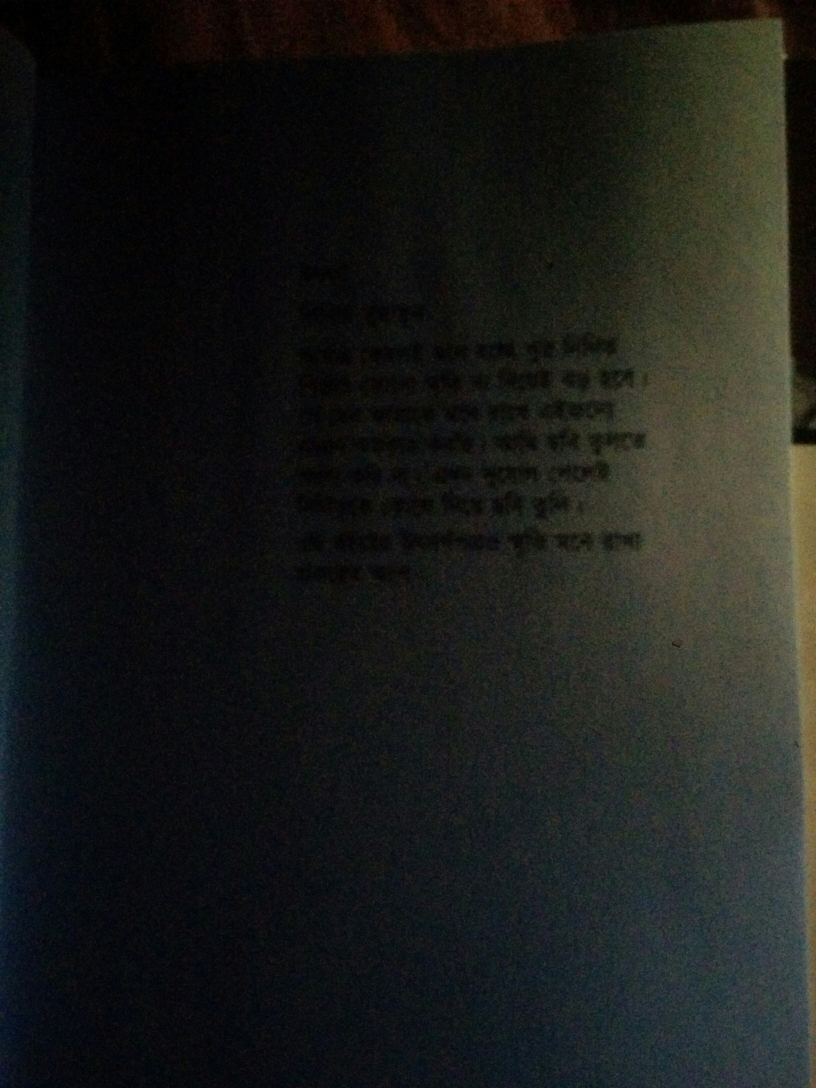
#> input picture opencv/resources/threshold.jpg, 2448 x 3264 px (shown at 1/3 size)
$ python img_threshold.py   (Python 2 division)
#> lines starting #> are read from the running program, lines starting #| are printed output that depends on the picture; after the words box and inside, x2 and y2 are one past the last pixel; in counts of white or black regions, pixels touching at a corner belong together
import numpy as np
import cv2

img = cv2.imread('../resources/threshold.jpg')
#> img is the input picture: shape (3264, 2448, 3); mean B, G, R 25.7, 28.2, 26.5
height, width, channel = img.shape
#> height = 3264; width = 2448; channel = 3

img = cv2.medianBlur(img, 5)
img = cv2.cvtColor(img, cv2.COLOR_BGR2GRAY)
#> img: shape (3264, 2448)
# img = cv2.resize(img, (600, 400))

ret, threshold = cv2.threshold(img, 15, 255, cv2.THRESH_BINARY)
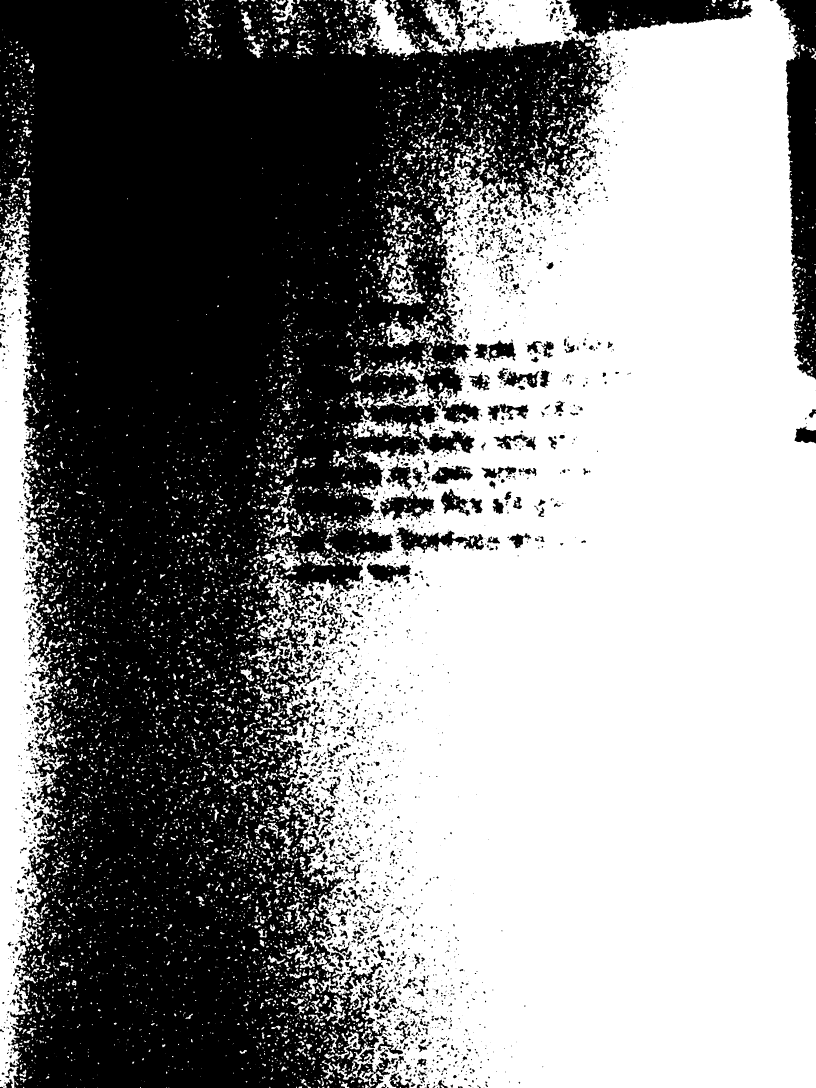
#> threshold: shape (3264, 2448) (shown at 1/3 size); 54.5% white; 3131 black regions (1831 under 20 px), largest, box (x1, y1, x2, y2) and area: (0, 0, 1835, 3264) 3324667, (2329, 0, 2448, 1139) 79610, (1698, 0, 2258, 113) 39300
# grayscaled = cv2.cvtColor(img, cv2.COLOR_BGR2GRAY)
# ret2, threshold2 = cv2.threshold(grayscaled, 12, 255, cv2.THRESH_BINARY)
a_threshold = cv2.adaptiveThreshold(img, 255, cv2.ADAPTIVE_THRESH_MEAN_C, cv2.THRESH_BINARY, 11, 2)
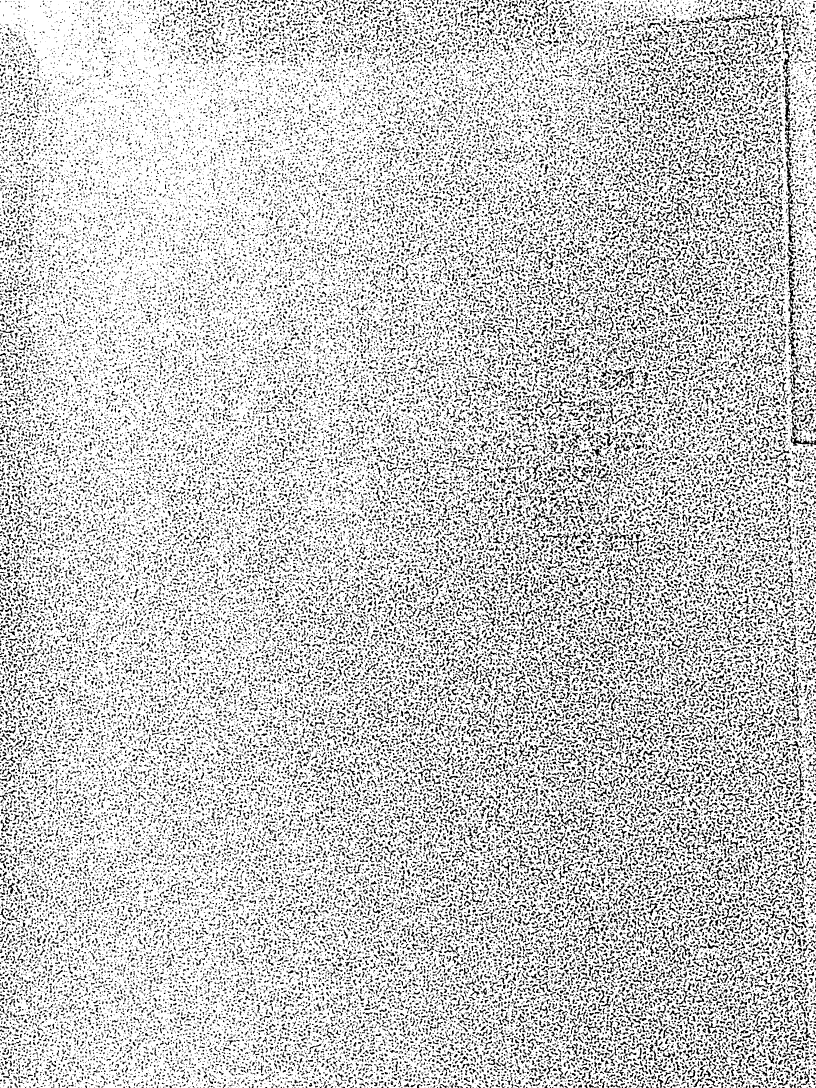
#> a_threshold: shape (3264, 2448) (shown at 1/3 size); 78% white; 67535 black regions (38872 under 20 px), largest, box (x1, y1, x2, y2) and area: (2354, 395, 2385, 614) 1847, (2351, 265, 2373, 395) 1164, (2363, 1073, 2407, 1200) 1151
g_threshold = cv2.adaptiveThreshold(img, 255, cv2.ADAPTIVE_THRESH_GAUSSIAN_C, cv2.THRESH_BINARY, 11, 2)
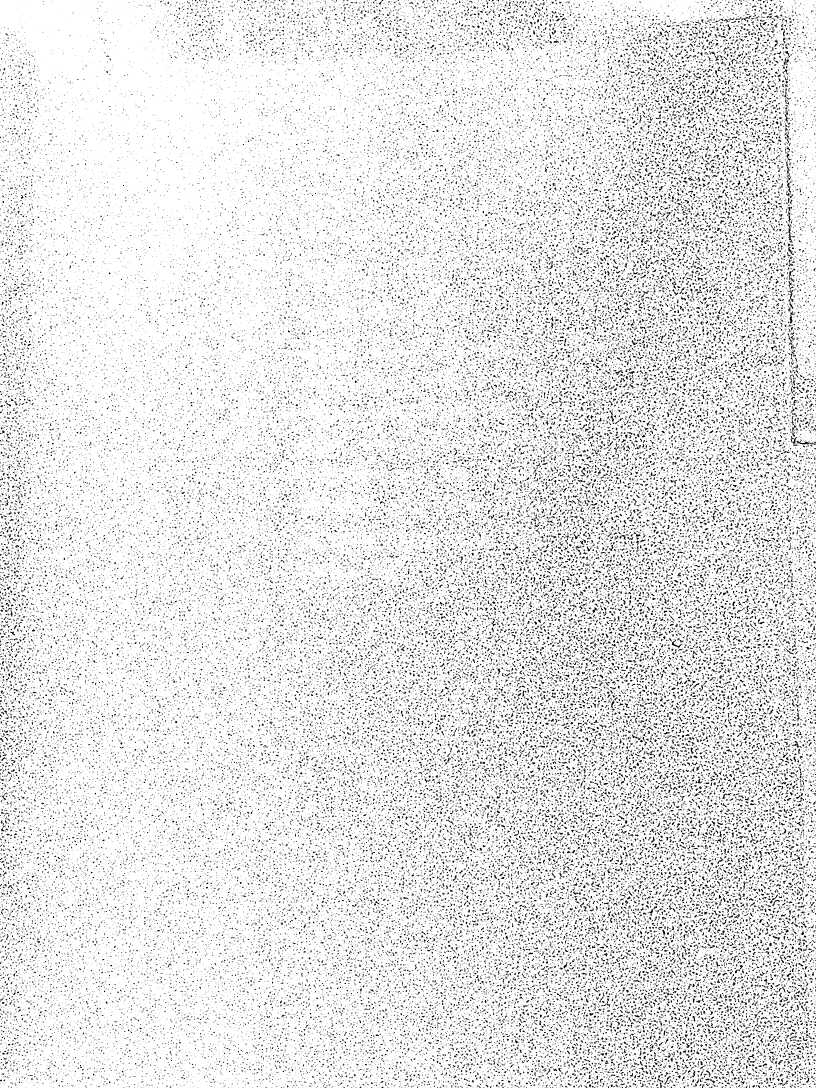
#> g_threshold: shape (3264, 2448) (shown at 1/3 size); 90.2% white; black in thin lines or dots

cv2.imshow("original", cv2.resize(img, (400*(height/width), 400)))
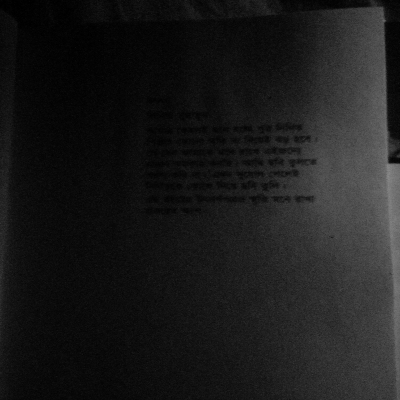
#> window 'original': shape (400, 400); min 0, max 138, mean 27.2
cv2.imshow("threshold", cv2.resize(threshold, (400*(height/width), 400)))
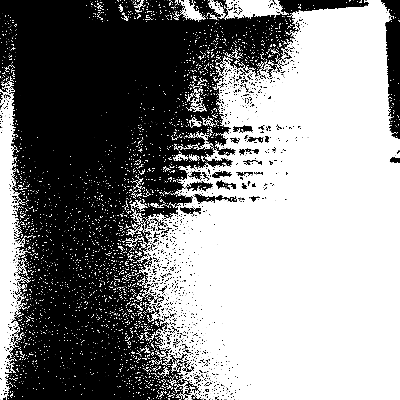
#> window 'threshold': shape (400, 400); min 0, max 255, mean 139
cv2.imshow("a_threshold", cv2.resize(a_threshold, (400*(height/width), 400)))
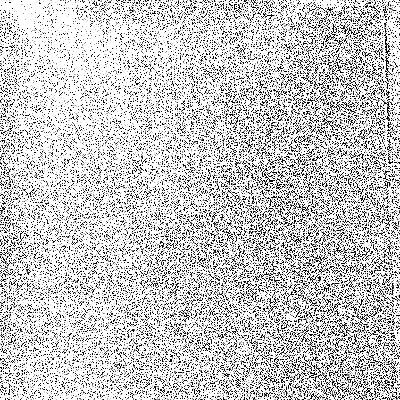
#> window 'a_threshold': shape (400, 400); min 0, max 255, mean 199.2
cv2.imshow("g_threshold", cv2.resize(g_threshold, (400*(height/width), 400)))
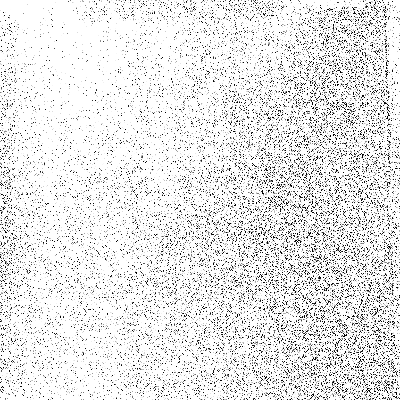
#> window 'g_threshold': shape (400, 400); min 0, max 255, mean 230

cv2.waitKey(0)
cv2.destroyAllWindows()
